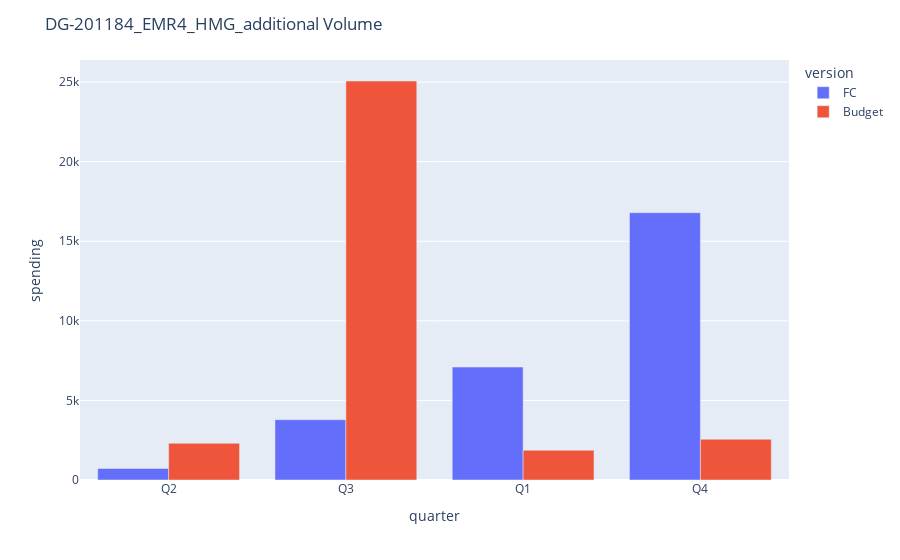

Here is the notebook cell this chart was saved with:
### Code cell
fig = px.bar(filtered, x="quarter", y="spending", color="version")
fig.update_layout(barmode='group', title=filtered["master"].unique()[-1])
fig.show()

### Figure 1 — Plotly figure (JSON) as saved in the notebook; plotly's stock layout.template omitted (floating-point values rounded to 4 significant figures)
{"data": [{"alignmentgroup": "True", "hovertemplate": "version=FC<br>quarter=%{x}<br>spending=%{y}<extra></extra>", "legendgroup": "FC", "marker": {"color": "#636efa", "pattern": {"shape": ""}}, "name": "FC", "offsetgroup": "FC", "orientation": "v", "showlegend": true, "textposition": "auto", "type": "bar", "x": ["Q2", "Q3", "Q1", "Q4"], "xaxis": "x", "y": [726.4, 3789.0, 7095.0, 16800.0], "yaxis": "y"}, {"alignmentgroup": "True", "hovertemplate": "version=Budget<br>quarter=%{x}<br>spending=%{y}<extra></extra>", "legendgroup": "Budget", "marker": {"color": "#EF553B", "pattern": {"shape": ""}}, "name": "Budget", "offsetgroup": "Budget", "orientation": "v", "showlegend": true, "textposition": "auto", "type": "bar", "x": ["Q1", "Q2", "Q4", "Q3"], "xaxis": "x", "y": [1871.0, 2307.0, 2560.0, 25070.0], "yaxis": "y"}], "layout": {"barmode": "group", "legend": {"title": {"text": "version"}, "tracegroupgap": 0}, "margin": {"t": 60}, "title": {"text": "DG-201184_EMR4_HMG_additional Volume"}, "xaxis": {"anchor": "y", "domain": [0, 1], "title": {"text": "quarter"}}, "yaxis": {"anchor": "x", "domain": [0, 1], "title": {"text": "spending"}}}}
